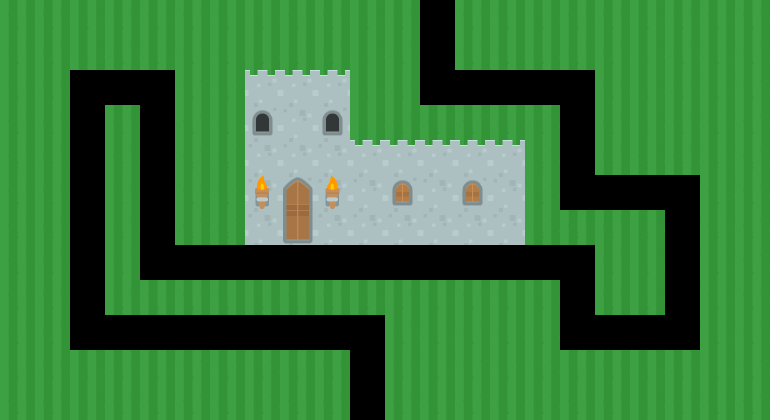

A level layout from a 2D game, rendered from its tile map. Below: a short description, then the map file with tile-grid data replaced by summaries:
An orthogonal 22x12 tile map with 35x35 px tiles, 3 tile layers (collision, impassable, impassable2), 2 hidden layers not drawn and 73 objects.

<map version="1.0" tiledversion="2017.06.27" orientation="orthogonal" renderorder="right-down" width="22" height="12" tilewidth="35" tileheight="35" nextobjectid="144">
 <tileset firstgid="1" name="tiles_spritesheet" tilewidth="35" tileheight="35" spacing="1" tilecount="156" columns="12">
  <image source="../tiles/tiles_spritesheet.png" width="432" height="468" />
 </tileset>
 <layer name="background" width="22" height="12" visible="0">
  <data>[264 cells, 264 non-empty, 1 distinct tile ids]</data>
 </layer>
 <layer name="walkable" width="22" height="12" visible="0">
  <data>[264 cells, 58 non-empty, 1 distinct tile ids]</data>
 </layer>
 <layer name="collision" width="22" height="12">
  <properties>
   <property name="collision" value="true" />
  </properties>
  <data>[264 cells, 205 non-empty, 1 distinct tile ids]</data>
 </layer>
 <layer name="impassable" width="22" height="12">
  <properties>
   <property name="impassable" type="bool" value="true" />
  </properties>
  <data>[264 cells, 31 non-empty, 7 distinct tile ids]</data>
 </layer>
 <layer name="impassable2" width="22" height="12">
  <properties>
   <property name="impassable" type="bool" value="true" />
  </properties>
  <data>[264 cells, 2 non-empty, 2 distinct tile ids]</data>
 </layer>
 <objectgroup name="objects">
  <object id="23" gid="63" x="0" y="36" width="35" height="35" />
  <object id="24" gid="63" x="34" y="34" width="35" height="35" />
  <object id="25" gid="63" x="73" y="35" width="35" height="35" />
  <object id="26" gid="63" x="109" y="36" width="35" height="35" />
  <object id="27" gid="63" x="143" y="33" width="35" height="35" />
  <object id="28" gid="63" x="176" y="38" width="35" height="35" />
  <object id="29" gid="63" x="208" y="40" width="35" height="35" />
  <object id="30" gid="63" x="245" y="36" width="35" height="35" />
  <object id="31" gid="63" x="283" y="36" width="35" height="35" />
  <object id="32" gid="63" x="318" y="36" width="35" height="35" />
  <object id="33" gid="63" x="348" y="37" width="35" height="35" />
  <object id="34" gid="63" x="382" y="35" width="35" height="35" />
  <object id="35" gid="63" x="418" y="36" width="35" height="35" />
  <object id="36" gid="63" x="455" y="37" width="35" height="35" />
  <object id="37" gid="63" x="489" y="33" width="35" height="35" />
  <object id="38" gid="63" x="525" y="35" width="35" height="35" />
  <object id="39" gid="63" x="561" y="34" width="35" height="35" />
  <object id="40" gid="63" x="595" y="34" width="35" height="35" />
  <object id="41" gid="63" x="631" y="35" width="35" height="35" />
  <object id="42" gid="63" x="668" y="38" width="35" height="35" />
  <object id="43" gid="63" x="703" y="38" width="35" height="35" />
  <object id="44" gid="63" x="735" y="36" width="35" height="35" />
  <object id="45" gid="63" x="1" y="419" width="35" height="35" />
  <object id="46" gid="63" x="38" y="418" width="35" height="35" />
  <object id="47" gid="63" x="69" y="422" width="35" height="35" />
  <object id="49" gid="63" x="106" y="422" width="35" height="35" />
  <object id="50" gid="63" x="139" y="424" width="35" height="35" />
  <object id="51" gid="63" x="180" y="421" width="35" height="35" />
  <object id="52" gid="63" x="210" y="419" width="35" height="35" />
  <object id="53" gid="63" x="241" y="421" width="35" height="35" />
  <object id="54" gid="63" x="280" y="420" width="35" height="35" />
  <object id="55" gid="63" x="316" y="422" width="35" height="35" />
  <object id="57" gid="63" x="389" y="418" width="35" height="35" />
  <object id="58" gid="63" x="419" y="418" width="35" height="35" />
  <object id="59" gid="63" x="455" y="418" width="35" height="35" />
  <object id="60" gid="63" x="490" y="419" width="35" height="35" />
  <object id="61" gid="63" x="522" y="422" width="35" height="35" />
  <object id="62" gid="63" x="561" y="420" width="35" height="35" />
  <object id="63" gid="63" x="595" y="423" width="35" height="35" />
  <object id="64" gid="63" x="629" y="418" width="35" height="35" />
  <object id="65" gid="63" x="665" y="417" width="35" height="35" />
  <object id="66" gid="63" x="698" y="420" width="35" height="35" />
  <object id="67" gid="63" x="734" y="420" width="35" height="35" />
  <object id="72" gid="64" x="735" y="175" width="35" height="35" />
  <object id="73" gid="64" x="737" y="246" width="35" height="35" />
  <object id="74" gid="64" x="736" y="140" width="35" height="35" />
  <object id="75" gid="64" x="735" y="106" width="35" height="35" />
  <object id="76" gid="64" x="734" y="69" width="35" height="35" />
  <object id="77" gid="64" x="735" y="280" width="35" height="35" />
  <object id="78" gid="64" x="735" y="315" width="35" height="35" />
  <object id="79" gid="64" x="734" y="350" width="35" height="35" />
  <object id="80" gid="64" x="733" y="386" width="35" height="35" />
  <object id="83" gid="64" x="0" y="281" width="35" height="35" />
  <object id="84" gid="64" x="1" y="316" width="35" height="35" />
  <object id="85" gid="64" x="0" y="351" width="35" height="35" />
  <object id="86" gid="64" x="4" y="390" width="35" height="35" />
  <object id="87" gid="64" x="-2" y="145" width="35" height="35" />
  <object id="88" gid="64" x="1" y="103" width="35" height="35" />
  <object id="89" gid="64" x="2" y="67" width="35" height="35" />
  <object id="127" gid="108" x="422" y="71" width="35" height="35" />
  <object id="128" gid="64" x="736" y="209" width="35" height="35" />
  <object id="129" gid="64" x="0" y="176" width="35" height="35" />
  <object id="130" gid="64" x="0" y="211" width="35" height="35" />
  <object id="131" gid="64" x="-2" y="244" width="35" height="35" />
  <object id="132" gid="105" x="208" y="72" width="35" height="35" />
  <object id="133" gid="105" x="558" y="246" width="35" height="35" />
  <object id="134" gid="105" x="178" y="212" width="35" height="35" />
  <object id="135" gid="105" x="631" y="384" width="35" height="35" />
  <object id="136" gid="72" x="456" y="352" width="35" height="35" />
  <object id="137" gid="72" x="666" y="107" width="35" height="35" />
  <object id="141" gid="106" x="36" y="246" width="35" height="35" />
  <object id="142" gid="106" x="703" y="280" width="35" height="35" />
  <object id="143" gid="55" x="37" y="69" width="35" height="35" />
 </objectgroup>
</map>
